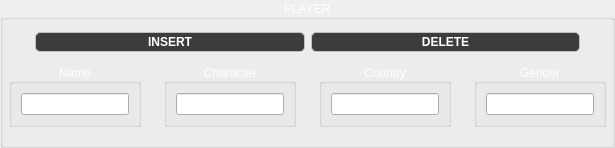
           <widget class="QGroupBox" name="groupBox_2">
            <property name="styleSheet">
             <string notr="true">color:rgb(255, 255, 255);</string>
            </property>
            <property name="title">
             <string>PLAYER</string>
            </property>
            <property name="alignment">
             <set>Qt::AlignCenter</set>
            </property>
            <layout class="QVBoxLayout" name="verticalLayout_6">
             <property name="spacing">
              <number>0</number>
             </property>
             <property name="leftMargin">
              <number>3</number>
             </property>
             <property name="topMargin">
              <number>3</number>
             </property>
             <property name="rightMargin">
              <number>3</number>
             </property>
             <property name="bottomMargin">
              <number>15</number>
             </property>
             <item>
              <widget class="QWidget" name="widget_11" native="true">
               <layout class="QHBoxLayout" name="horizontalLayout_17">
                <item>
                 <spacer name="horizontalSpacer_16">
                  <property name="orientation">
                   <enum>Qt::Horizontal</enum>
                  </property>
                  <property name="sizeType">
                   <enum>QSizePolicy::Preferred</enum>
                  </property>
                  <property name="sizeHint" stdset="0">
                   <size>
                    <width>20</width>
                    <height>20</height>
                   </size>
                  </property>
                 </spacer>
                </item>
                <item>
                 <widget class="QPushButton" name="player_insert_pushButton">
                  <property name="styleSheet">
                   <string notr="true">color: rgb(255, 255, 255);
font: &quot;Rockwell&quot;;
background-color: rgb(60, 60, 60);

font: bold; 
border: 1px solid silver;
border-radius: 5px;
subcontrol-origin:  margin;
padding: 2 2px 2 2px;</string>
                  </property>
                  <property name="text">
                   <string>INSERT</string>
                  </property>
                 </widget>
                </item>
                <item>
                 <widget class="QPushButton" name="player_delete_pushButton">
                  <property name="styleSheet">
                   <string notr="true">color: rgb(255, 255, 255);
font: &quot;Rockwell&quot;;
background-color: rgb(60, 60, 60);

font: bold; 
border: 1px solid silver;
border-radius: 5px;
subcontrol-origin:  margin;
padding: 2 2px 2 2px;</string>
                  </property>
                  <property name="text">
                   <string>DELETE</string>
                  </property>
                 </widget>
                </item>
                <item>
                 <spacer name="horizontalSpacer_18">
                  <property name="orientation">
                   <enum>Qt::Horizontal</enum>
                  </property>
                  <property name="sizeType">
                   <enum>QSizePolicy::Preferred</enum>
                  </property>
                  <property name="sizeHint" stdset="0">
                   <size>
                    <width>20</width>
                    <height>20</height>
                   </size>
                  </property>
                 </spacer>
                </item>
               </layout>
              </widget>
             </item>
             <item>
              <widget class="QWidget" name="widget_12" native="true">
               <layout class="QHBoxLayout" name="horizontalLayout_18">
                <property name="spacing">
                 <number>3</number>
                </property>
                <property name="leftMargin">
                 <number>3</number>
                </property>
                <property name="topMargin">
                 <number>3</number>
                </property>
                <property name="rightMargin">
                 <number>3</number>
                </property>
                <property name="bottomMargin">
                 <number>3</number>
                </property>
                <item>
                 <widget class="QGroupBox" name="groupBox_36">
                  <property name="styleSheet">
                   <string notr="true">color:rgb(255, 255, 255);</string>
                  </property>
                  <property name="title">
                   <string>Name</string>
                  </property>
                  <property name="alignment">
                   <set>Qt::AlignCenter</set>
                  </property>
                  <layout class="QHBoxLayout" name="horizontalLayout_48">
                   <item>
                    <widget class="QLineEdit" name="player_name_lineEdit">
                     <property name="styleSheet">
                      <string notr="true">font: 12pt &quot;Rockwell&quot;; </string>
                     </property>
                    </widget>
                   </item>
                  </layout>
                 </widget>
                </item>
                <item>
                 <spacer name="horizontalSpacer_29">
                  <property name="orientation">
                   <enum>Qt::Horizontal</enum>
                  </property>
                  <property name="sizeType">
                   <enum>QSizePolicy::Preferred</enum>
                  </property>
                  <property name="sizeHint" stdset="0">
                   <size>
                    <width>20</width>
                    <height>20</height>
                   </size>
                  </property>
                 </spacer>
                </item>
                <item>
                 <widget class="QGroupBox" name="groupBox_37">
                  <property name="styleSheet">
                   <string notr="true">color:rgb(255, 255, 255);</string>
                  </property>
                  <property name="title">
                   <string>Character</string>
                  </property>
                  <property name="alignment">
                   <set>Qt::AlignCenter</set>
                  </property>
                  <layout class="QHBoxLayout" name="horizontalLayout_49">
                   <item>
                    <widget class="QLineEdit" name="player_character_lineEdit">
                     <property name="styleSheet">
                      <string notr="true">font: 12pt &quot;Rockwell&quot;; </string>
                     </property>
                    </widget>
                   </item>
                  </layout>
                 </widget>
                </item>
                <item>
                 <spacer name="horizontalSpacer_30">
                  <property name="orientation">
                   <enum>Qt::Horizontal</enum>
                  </property>
                  <property name="sizeType">
                   <enum>QSizePolicy::Preferred</enum>
                  </property>
                  <property name="sizeHint" stdset="0">
                   <size>
                    <width>20</width>
                    <height>20</height>
                   </size>
                  </property>
                 </spacer>
                </item>
                <item>
                 <widget class="QGroupBox" name="groupBox_38">
                  <property name="styleSheet">
                   <string notr="true">color:rgb(255, 255, 255);</string>
                  </property>
                  <property name="title">
                   <string>Country</string>
                  </property>
                  <property name="alignment">
                   <set>Qt::AlignCenter</set>
                  </property>
                  <layout class="QHBoxLayout" name="horizontalLayout_50">
                   <item>
                    <widget class="QLineEdit" name="player_country_lineEdit">
                     <property name="styleSheet">
                      <string notr="true">font: 12pt &quot;Rockwell&quot;; </string>
                     </property>
                    </widget>
                   </item>
                  </layout>
                 </widget>
                </item>
                <item>
                 <spacer name="horizontalSpacer_31">
                  <property name="orientation">
                   <enum>Qt::Horizontal</enum>
                  </property>
                  <property name="sizeType">
                   <enum>QSizePolicy::Preferred</enum>
                  </property>
                  <property name="sizeHint" stdset="0">
                   <size>
                    <width>20</width>
                    <height>20</height>
                   </size>
                  </property>
                 </spacer>
                </item>
                <item>
                 <widget class="QGroupBox" name="groupBox_39">
                  <property name="styleSheet">
                   <string notr="true">color:rgb(255, 255, 255);</string>
                  </property>
                  <property name="title">
                   <string>Gender</string>
                  </property>
                  <property name="alignment">
                   <set>Qt::AlignCenter</set>
                  </property>
                  <layout class="QHBoxLayout" name="horizontalLayout_51">
                   <item>
                    <widget class="QLineEdit" name="player_gender_lineEdit">
                     <property name="styleSheet">
                      <string notr="true">font: 12pt &quot;Rockwell&quot;; </string>
                     </property>
                    </widget>
                   </item>
                  </layout>
                 </widget>
                </item>
               </layout>
              </widget>
             </item>
            </layout>
           </widget>
